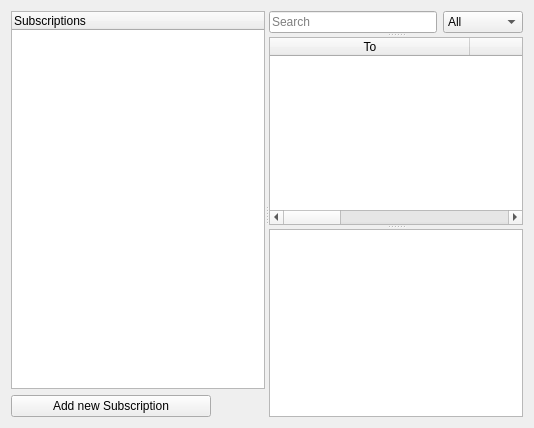
      <widget class="QWidget" name="subscriptions">
       <attribute name="icon">
        <iconset resource="bitmessage_icons.qrc">
         <normaloff>:/newPrefix/images/subscriptions.png</normaloff>:/newPrefix/images/subscriptions.png</iconset>
       </attribute>
       <attribute name="title">
        <string>Subscriptions</string>
       </attribute>
       <layout class="QVBoxLayout">
        <item>
         <widget class="SSplitter" name="subscriptionsHorizontalSplitter">
          <property name="orientation">
           <enum>Qt::Horizontal</enum>
          </property>
          <widget class="QWidget" name="subscriptionsIdentitiesWidget">
           <layout class="QVBoxLayout">
            <item>
             <widget class="STreeWidget" name="treeWidgetSubscriptions">
              <property name="contextMenuPolicy">
               <enum>Qt::CustomContextMenu</enum>
              </property>
              <property name="alternatingRowColors">
               <bool>true</bool>
              </property>
              <property name="selectionMode">
               <enum>QAbstractItemView::SingleSelection</enum>
              </property>
              <property name="selectionBehavior">
               <enum>QAbstractItemView::SelectRows</enum>
              </property>
              <column>
               <property name="text">
                <string>Subscriptions</string>
               </property>
               <property name="icon">
                <iconset>
                 <selectedoff>:/newPrefix/images/subscriptions.png</selectedoff>
                </iconset>
               </property>
              </column>
             </widget>
            </item>
            <item>
             <widget class="QPushButton" name="pushButtonAddSubscription">
              <property name="maximumSize">
               <size>
                <width>200</width>
                <height>16777215</height>
               </size>
              </property>
              <property name="text">
               <string>Add new Subscription</string>
              </property>
             </widget>
            </item>
           </layout>
          </widget>
          <widget class="SSplitter" name="subscriptionsMessagecontrolSplitter">
           <property name="orientation">
            <enum>Qt::Vertical</enum>
           </property>
           <widget class="QWidget" name="searchWidget">
            <layout class="QHBoxLayout" name="searchLayout">
             <item>
              <widget class="QLineEdit" name="inboxSearchLineEditSubscriptions">
               <property name="placeholderText">
                <string>Search</string>
               </property>
              </widget>
             </item>
             <item>
              <widget class="QComboBox" name="inboxSearchOptionSubscriptions">
               <item>
                <property name="text">
                 <string>All</string>
                </property>
               </item>
               <item>
                <property name="text">
                 <string>To</string>
                </property>
               </item>
               <item>
                <property name="text">
                 <string>From</string>
                </property>
               </item>
               <item>
                <property name="text">
                 <string>Subject</string>
                </property>
               </item>
               <item>
                <property name="text">
                 <string>Message</string>
                </property>
               </item>
              </widget>
             </item>
            </layout>
           </widget>
           <widget class="STableWidget" name="tableWidgetInboxSubscriptions">
            <property name="contextMenuPolicy">
             <enum>Qt::CustomContextMenu</enum>
            </property>
            <property name="editTriggers">
             <set>QAbstractItemView::NoEditTriggers</set>
            </property>
            <property name="alternatingRowColors">
             <bool>true</bool>
            </property>
            <property name="selectionMode">
             <enum>QAbstractItemView::ExtendedSelection</enum>
            </property>
            <property name="selectionBehavior">
             <enum>QAbstractItemView::SelectRows</enum>
            </property>
            <property name="sortingEnabled">
             <bool>true</bool>
            </property>
            <property name="wordWrap">
             <bool>false</bool>
            </property>
            <attribute name="horizontalHeaderCascadingSectionResizes">
             <bool>true</bool>
            </attribute>
            <attribute name="horizontalHeaderDefaultSectionSize">
             <number>200</number>
            </attribute>
            <attribute name="horizontalHeaderHighlightSections">
             <bool>false</bool>
            </attribute>
            <attribute name="horizontalHeaderMinimumSectionSize">
             <number>27</number>
            </attribute>
            <attribute name="horizontalHeaderShowSortIndicator" stdset="0">
             <bool>false</bool>
            </attribute>
            <attribute name="horizontalHeaderStretchLastSection">
             <bool>true</bool>
            </attribute>
            <attribute name="verticalHeaderVisible">
             <bool>false</bool>
            </attribute>
            <attribute name="verticalHeaderDefaultSectionSize">
             <number>26</number>
            </attribute>
            <column>
             <property name="text">
              <string>To</string>
             </property>
            </column>
            <column>
             <property name="text">
              <string>From</string>
             </property>
            </column>
            <column>
             <property name="text">
              <string>Subject</string>
             </property>
            </column>
            <column>
             <property name="text">
              <string>Received</string>
             </property>
            </column>
           </widget>
           <widget class="MessageView" name="textEditInboxMessageSubscriptions">
            <property name="baseSize">
             <size>
              <width>0</width>
              <height>500</height>
             </size>
            </property>
            <property name="readOnly">
             <bool>true</bool>
            </property>
           </widget>
          </widget>
         </widget>
        </item>
       </layout>
      </widget>
